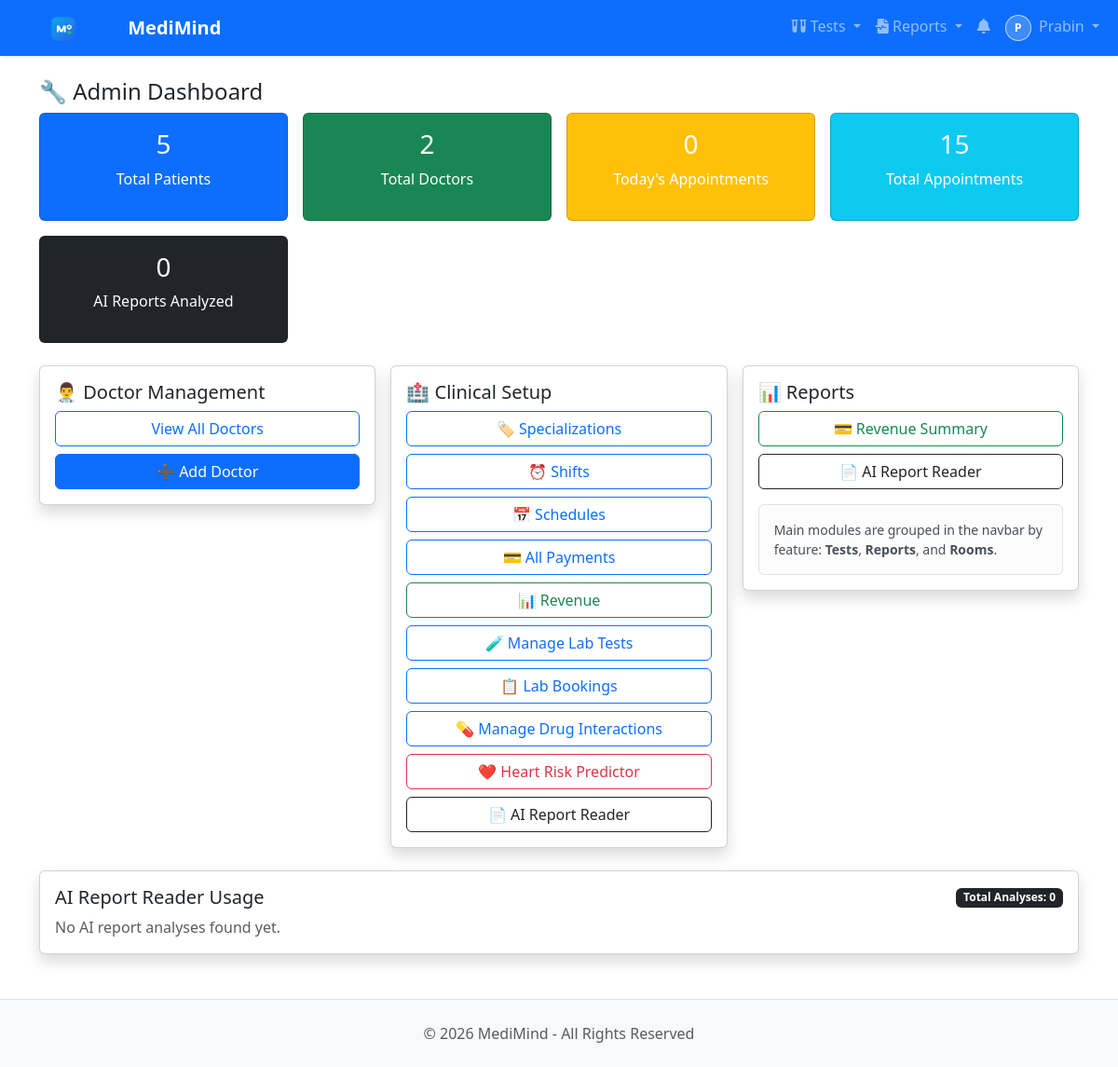
The app's page /users/dashboard/admin/ (signed in), older data.
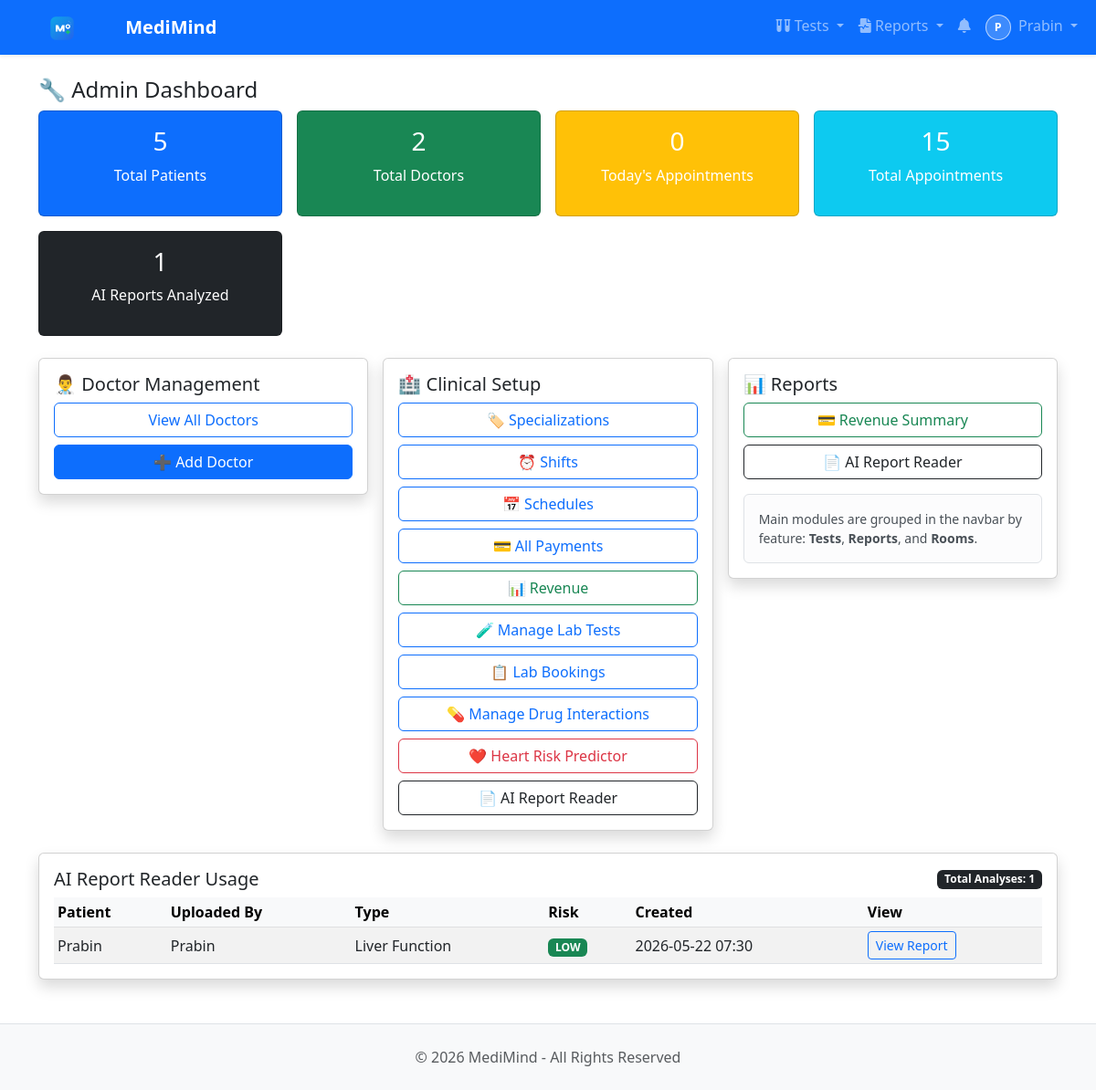
The same page, newer data.
### appointments/models.py (models this page shows, shortened)
class MedicalReportAnalysis(models.Model):
    REPORT_TYPE_CHOICES = [
        ('GENERAL', 'General Report'),
        ('CBC', 'CBC'),
        ('LIPID', 'Lipid Profile'),
        ('LIVER', 'Liver Function'),
        ('RENAL', 'Renal Function'),
        ('THYROID', 'Thyroid Panel'),
        ('DIABETES', 'Diabetes Panel'),
    ]
    RISK_LEVEL_CHOICES = [
        ('LOW', 'Low'),
        ('MODERATE', 'Moderate'),
        ('HIGH', 'High'),
        ('CRITICAL', 'Critical'),
    ]
    patient = models.ForeignKey(
        'users.PatientProfile',
        on_delete=models.CASCADE,
        related_name='report_analyses'
    )
    title = models.CharField(max_length=120, blank=True)
    report_file = models.FileField(upload_to='appointments/reports/')
    report_type = models.CharField(max_length=20, choices=REPORT_TYPE_CHOICES, default='GENERAL')
    extracted_text = models.TextField(blank=True)
    ai_summary = models.TextField(blank=True)
    abnormal_flags = models.JSONField(default=list, blank=True)
    recommendations = models.TextField(blank=True)
    risk_level = models.CharField(max_length=10, choices=RISK_LEVEL_CHOICES, default='LOW')
    created_by = models.ForeignKey(
        User,
        on_delete=models.SET_NULL,
        null=True,
        blank=True,
        related_name='created_report_analyses'
    )
    created_at = models.DateTimeField(auto_now_add=True)
    class Meta:
        ordering = ['-created_at']

### users/models.py (models this page shows, shortened)
class PatientProfile(models.Model):
    GENDER_CHOICES = [
        ('M', 'Male'),
        ('F', 'Female'),
        ('O', 'Other'),
    ]
    BLOOD_GROUP_CHOICES = [
        ('A+', 'A+'), ('A-', 'A-'),
        ('B+', 'B+'), ('B-', 'B-'),
        ('AB+', 'AB+'), ('AB-', 'AB-'),
        ('O+', 'O+'), ('O-', 'O-'),
    ]
    user = models.OneToOneField(User, on_delete=models.CASCADE, related_name='patient_profile')
    full_name = models.CharField(max_length=100)
    phone = models.CharField(max_length=15, blank=True)
    gender = models.CharField(max_length=1, choices=GENDER_CHOICES, blank=True)
    date_of_birth = models.DateField(null=True, blank=True)
    blood_group = models.CharField(max_length=3, choices=BLOOD_GROUP_CHOICES, blank=True)
    height = models.FloatField(null=True, blank=True, help_text="Height in cm")
    weight = models.FloatField(null=True, blank=True, help_text="Weight in kg")
    image = models.ImageField(upload_to='patients/profile/', null=True, blank=True)
    address = models.TextField(blank=True)
    emergency_contact = models.CharField(max_length=15, blank=True)
    created_at = models.DateTimeField(auto_now_add=True)
    updated_at = models.DateTimeField(auto_now=True)

class User(AbstractBaseUser, PermissionsMixin):
    ROLE_CHOICES = [
        ('PATIENT', 'Patient'),
        ('DOCTOR', 'Doctor'),
        ('NURSE', 'Nurse'),
        ('RECEPTIONIST', 'Receptionist'),
        ('LAB_TECHNICIAN', 'Lab Technician'),
        ('PHARMACIST', 'Pharmacist'),
        ('BILLING_OFFICER', 'Billing Officer'),
        ('INSURANCE_COORDINATOR', 'Insurance Coordinator'),
        ('QUALITY_COMPLIANCE_OFFICER', 'Quality Compliance Officer'),
        ('ADMIN', 'Super Admin'),
    ]
    email = models.EmailField(unique=True)
    username = models.CharField(max_length=50)
    first_name = models.CharField(max_length=150, blank=True, default='')
    last_name = models.CharField(max_length=150, blank=True, default='')
    role = models.CharField(max_length=30, choices=ROLE_CHOICES, default='PATIENT')
    is_active = models.BooleanField(default=False)  # False until email activated
    is_staff = models.BooleanField(default=False)
    date_joined = models.DateTimeField(auto_now_add=True)
    activation_token = models.CharField(max_length=200, blank=True, null=True)
    objects = UserManager()
    USERNAME_FIELD = 'email'
    REQUIRED_FIELDS = ['username']
    def get_full_name(self):
        full_name = f"{self.first_name} {self.last_name}".strip()
        return full_name or self.username

### users/views.py (the view)
# urls.py: path('dashboard/admin/', views.admin_dashboard, name='admin_dashboard'),
@login_required
def admin_dashboard(request):
    if request.user.role != 'ADMIN':
        messages.error(request, 'Access denied.')
        return redirect('users:dashboard')
    from appointments.models import Appointment, MedicalReportAnalysis
    from datetime import date
    User = get_user_model()
    context = {
        'total_patients': User.objects.filter(role='PATIENT').count(),
        'total_doctors': User.objects.filter(role='DOCTOR').count(),
        'todays_appointments': Appointment.objects.filter(
            date=date.today()
        ).count(),
        'total_appointments': Appointment.objects.count(),
        'report_reader_total': MedicalReportAnalysis.objects.count(),
        'recent_report_analyses': MedicalReportAnalysis.objects.select_related(
            'patient__user', 'created_by'
        )[:20],
    }
    return render(request, 'users/admin_dashboard.html', context)

### notifications/context_processors.py (called while the page is built)
def unread_notifications(request):
    if request.user.is_authenticated:
        count = Notification.objects.filter(recipient=request.user, is_read=False).count()
        return {'unread_notification_count': count}
    return {'unread_notification_count': 0}

### templates/users/admin_dashboard.html (shortened to what the changed rows need)
{% extends 'base.html' %}
{% block content %}
<div class="row g-3 mb-4">
    <div class="col-md-3">
        <div class="card bg-dark text-white text-center p-3">
            <h3>{{ report_reader_total }}</h3><p>AI Reports Analyzed</p>
        </div>
    </div>
</div>
<div class="card shadow mt-4 p-3">
    <div class="d-flex justify-content-between align-items-center mb-2">
        <h5 class="mb-0">AI Report Reader Usage</h5>
        <span class="badge bg-dark">Total Analyses: {{ report_reader_total }}</span>
    </div>
    {% if recent_report_analyses %}
    <div class="table-responsive">
        <table class="table table-sm table-striped align-middle mb-0">
            <thead class="table-light">
                <tr>
                    <th>Patient</th>
                    <th>Uploaded By</th>
                    <th>Type</th>
                    <th>Risk</th>
                    <th>Created</th>
                    <th>View</th>
                </tr>
            </thead>
            <tbody>
                {% for item in recent_report_analyses %}
                <tr>
                    <td>{{ item.patient.full_name }}</td>
                    <td>{{ item.created_by.username|default:'System' }}</td>
                    <td>{{ item.get_report_type_display }}</td>
                    <td>
                        <span class="badge {% if item.risk_level == 'CRITICAL' %}bg-danger{% elif item.risk_level == 'HIGH' %}bg-warning text-dark{% elif item.risk_level == 'MODERATE' %}bg-info text-dark{% else %}bg-success{% endif %}">
                            {{ item.risk_level }}
                        </span>
                    </td>
                    <td>{{ item.created_at|date:'Y-m-d H:i' }}</td>
                    <td>
                        <a href="{% url 'appointments:report_reader_detail' item.id %}" class="btn btn-sm btn-outline-primary">View Report</a>
                    </td>
                </tr>
                {% endfor %}
            </tbody>
        </table>
    </div>
    {% else %}
    <p class="text-muted mb-0">No AI report analyses found yet.</p>
    {% endif %}
</div>
{% endblock %}

Row changes from the older to the newer data that the page shows:
added MedicalReportAnalysis: patient.full_name "Prabin", created_by.username "Prabin", report_type "Liver Function", risk_level "LOW", created_at "2026-05-22 07:30"
Text that changed along with them:
{{ report_reader_total }}: "0" → "1"
text no longer shown: "No AI report analyses found yet."
text now shown: "Patient Uploaded By Type Risk Created View"
